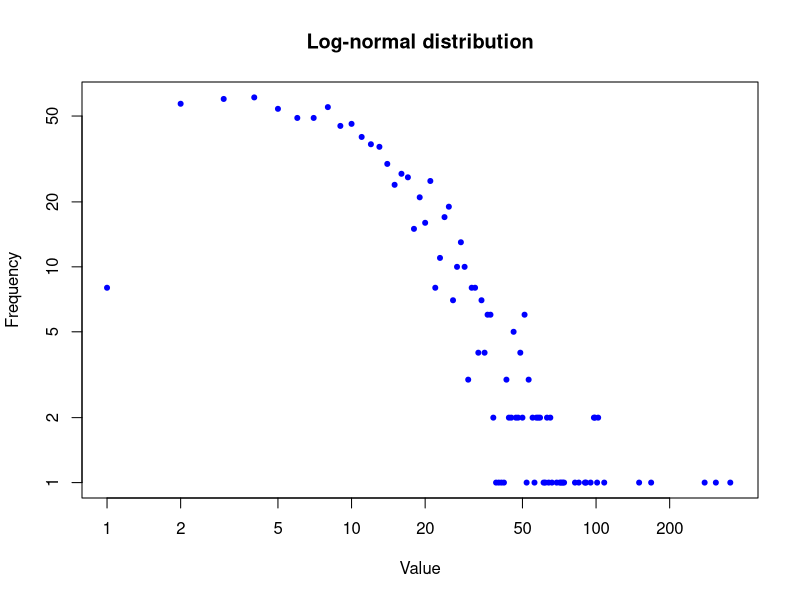

Recreate this plot in R.
# Get a random log-normal distribution
r <- rlnorm(1000)

# Get the distribution without plotting it using tighter breaks
h <- hist(r, plot=F, breaks=c(seq(0,max(r)+1, .1)))

# Plot the distribution using log scale on both axes, and use
# blue points
plot(h$counts, log = "xy", pch = 20, col = "blue",
     main = "Log-normal distribution", xlab = "Value", ylab = "Frequency")
